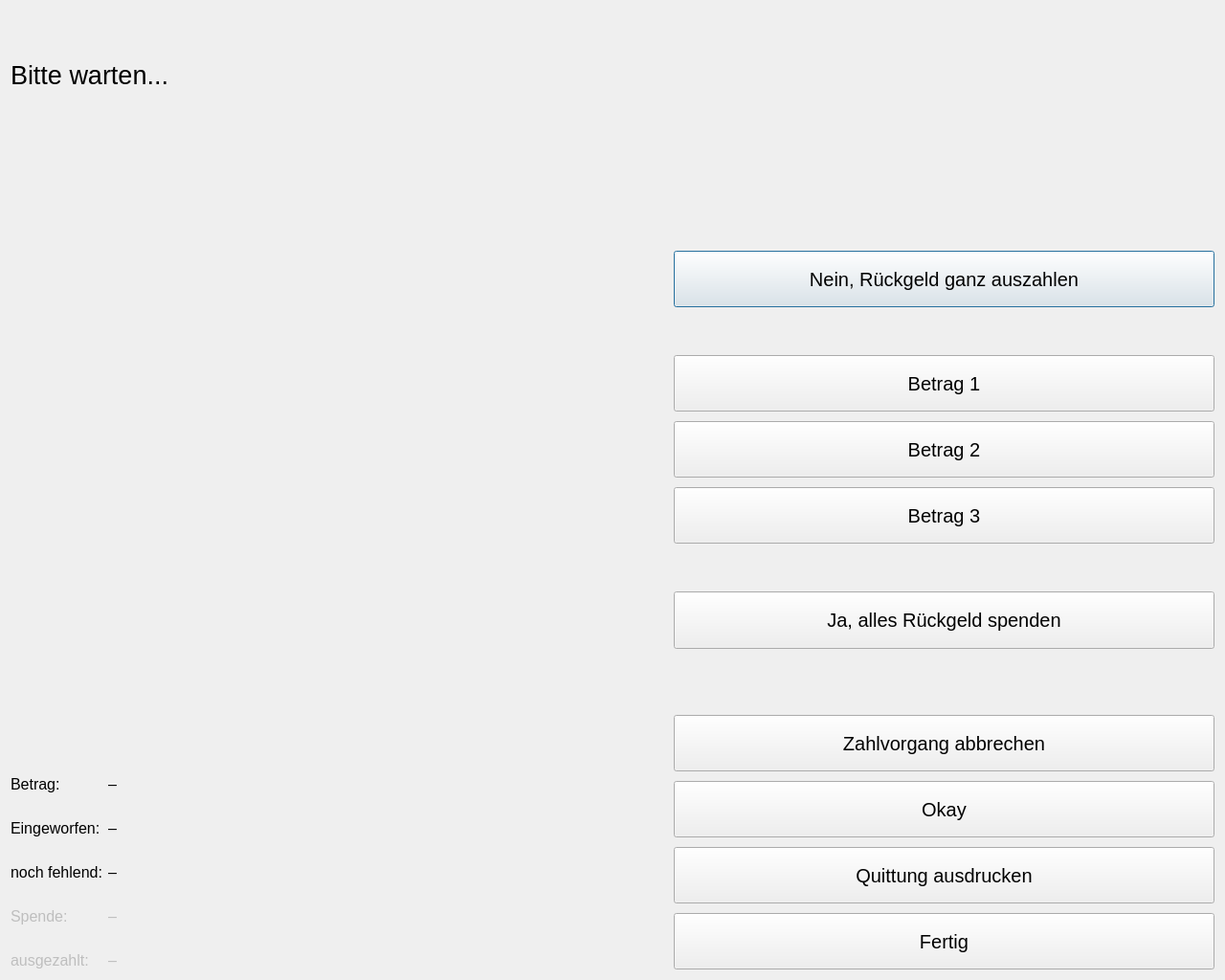
<?xml version="1.0" encoding="UTF-8"?>
<ui version="4.0">
 <class>PayupCashDialog</class>
 <widget class="QDialog" name="PayupCashDialog">
  <property name="geometry">
   <rect>
    <x>0</x>
    <y>0</y>
    <width>1280</width>
    <height>1024</height>
   </rect>
  </property>
  <property name="font">
   <font>
    <pointsize>15</pointsize>
   </font>
  </property>
  <property name="windowTitle">
   <string>Bargeldzahlung</string>
  </property>
  <property name="modal">
   <bool>true</bool>
  </property>
  <layout class="QVBoxLayout" name="verticalLayout" stretch="1,5">
   <item>
    <widget class="QLabel" name="label_status">
     <property name="font">
      <font>
       <pointsize>20</pointsize>
      </font>
     </property>
     <property name="text">
      <string>Bitte warten...
 </string>
     </property>
     <property name="wordWrap">
      <bool>true</bool>
     </property>
     <property name="margin">
      <number>20</number>
     </property>
    </widget>
   </item>
   <item>
    <layout class="QHBoxLayout" name="horizontalLayout" stretch="0,1,1">
     <item>
      <layout class="QVBoxLayout" name="verticalLayout_3">
       <item>
        <spacer name="verticalSpacer_5">
         <property name="orientation">
          <enum>Qt::Vertical</enum>
         </property>
         <property name="sizeHint" stdset="0">
          <size>
           <width>13</width>
           <height>29</height>
          </size>
         </property>
        </spacer>
       </item>
       <item>
        <layout class="QFormLayout" name="formLayout">
         <property name="fieldGrowthPolicy">
          <enum>QFormLayout::ExpandingFieldsGrow</enum>
         </property>
         <item row="0" column="0">
          <widget class="QLabel" name="label_3">
           <property name="font">
            <font>
             <pointsize>12</pointsize>
            </font>
           </property>
           <property name="text">
            <string>Betrag:</string>
           </property>
          </widget>
         </item>
         <item row="0" column="1">
          <widget class="QLabel" name="label_toPay">
           <property name="font">
            <font>
             <pointsize>12</pointsize>
            </font>
           </property>
           <property name="text">
            <string>–</string>
           </property>
          </widget>
         </item>
         <item row="1" column="1">
          <spacer name="verticalSpacer_2">
           <property name="orientation">
            <enum>Qt::Vertical</enum>
           </property>
           <property name="sizeType">
            <enum>QSizePolicy::Fixed</enum>
           </property>
           <property name="sizeHint" stdset="0">
            <size>
             <width>20</width>
             <height>15</height>
            </size>
           </property>
          </spacer>
         </item>
         <item row="2" column="0">
          <widget class="QLabel" name="label_4">
           <property name="font">
            <font>
             <pointsize>12</pointsize>
            </font>
           </property>
           <property name="text">
            <string>Eingeworfen:</string>
           </property>
          </widget>
         </item>
         <item row="2" column="1">
          <widget class="QLabel" name="label_received">
           <property name="font">
            <font>
             <pointsize>12</pointsize>
            </font>
           </property>
           <property name="text">
            <string>–</string>
           </property>
          </widget>
         </item>
         <item row="3" column="1">
          <spacer name="verticalSpacer_3">
           <property name="orientation">
            <enum>Qt::Vertical</enum>
           </property>
           <property name="sizeType">
            <enum>QSizePolicy::Fixed</enum>
           </property>
           <property name="sizeHint" stdset="0">
            <size>
             <width>20</width>
             <height>15</height>
            </size>
           </property>
          </spacer>
         </item>
         <item row="4" column="0">
          <widget class="QLabel" name="label_missing_text">
           <property name="font">
            <font>
             <pointsize>12</pointsize>
            </font>
           </property>
           <property name="text">
            <string>noch fehlend:</string>
           </property>
          </widget>
         </item>
         <item row="4" column="1">
          <widget class="QLabel" name="label_missing">
           <property name="font">
            <font>
             <pointsize>12</pointsize>
            </font>
           </property>
           <property name="text">
            <string>–</string>
           </property>
          </widget>
         </item>
         <item row="5" column="1">
          <spacer name="verticalSpacer_7">
           <property name="orientation">
            <enum>Qt::Vertical</enum>
           </property>
           <property name="sizeType">
            <enum>QSizePolicy::Fixed</enum>
           </property>
           <property name="sizeHint" stdset="0">
            <size>
             <width>20</width>
             <height>15</height>
            </size>
           </property>
          </spacer>
         </item>
         <item row="6" column="0">
          <widget class="QLabel" name="label_return_donation_text">
           <property name="enabled">
            <bool>false</bool>
           </property>
           <property name="font">
            <font>
             <pointsize>12</pointsize>
            </font>
           </property>
           <property name="text">
            <string>Spende:</string>
           </property>
          </widget>
         </item>
         <item row="6" column="1">
          <widget class="QLabel" name="label_return_donation">
           <property name="enabled">
            <bool>false</bool>
           </property>
           <property name="font">
            <font>
             <pointsize>12</pointsize>
            </font>
           </property>
           <property name="text">
            <string>–</string>
           </property>
          </widget>
         </item>
         <item row="7" column="1">
          <spacer name="verticalSpacer_9">
           <property name="orientation">
            <enum>Qt::Vertical</enum>
           </property>
           <property name="sizeType">
            <enum>QSizePolicy::Fixed</enum>
           </property>
           <property name="sizeHint" stdset="0">
            <size>
             <width>20</width>
             <height>15</height>
            </size>
           </property>
          </spacer>
         </item>
         <item row="8" column="0">
          <widget class="QLabel" name="label_payout_current_text">
           <property name="enabled">
            <bool>false</bool>
           </property>
           <property name="font">
            <font>
             <pointsize>12</pointsize>
            </font>
           </property>
           <property name="text">
            <string>ausgezahlt:</string>
           </property>
          </widget>
         </item>
         <item row="8" column="1">
          <widget class="QLabel" name="label_payout_current">
           <property name="enabled">
            <bool>false</bool>
           </property>
           <property name="font">
            <font>
             <pointsize>12</pointsize>
            </font>
           </property>
           <property name="text">
            <string>–</string>
           </property>
          </widget>
         </item>
        </layout>
       </item>
      </layout>
     </item>
     <item>
      <spacer name="verticalSpacer_8">
       <property name="orientation">
        <enum>Qt::Horizontal</enum>
       </property>
       <property name="sizeHint" stdset="0">
        <size>
         <width>40</width>
         <height>20</height>
        </size>
       </property>
      </spacer>
     </item>
     <item>
      <layout class="QVBoxLayout" name="verticalLayout_2">
       <property name="spacing">
        <number>10</number>
       </property>
       <item>
        <spacer name="verticalSpacer_11">
         <property name="orientation">
          <enum>Qt::Vertical</enum>
         </property>
         <property name="sizeType">
          <enum>QSizePolicy::Fixed</enum>
         </property>
         <property name="sizeHint" stdset="0">
          <size>
           <width>20</width>
           <height>20</height>
          </size>
         </property>
        </spacer>
       </item>
       <item>
        <spacer name="verticalSpacer_10">
         <property name="orientation">
          <enum>Qt::Vertical</enum>
         </property>
         <property name="sizeHint" stdset="0">
          <size>
           <width>20</width>
           <height>20</height>
          </size>
         </property>
        </spacer>
       </item>
       <item>
        <widget class="QPushButton" name="pushButton_return">
         <property name="enabled">
          <bool>true</bool>
         </property>
         <property name="sizePolicy">
          <sizepolicy hsizetype="Expanding" vsizetype="Expanding">
           <horstretch>0</horstretch>
           <verstretch>0</verstretch>
          </sizepolicy>
         </property>
         <property name="text">
          <string>Nein, Rückgeld ganz auszahlen</string>
         </property>
        </widget>
       </item>
       <item>
        <spacer name="verticalSpacer_6">
         <property name="orientation">
          <enum>Qt::Vertical</enum>
         </property>
         <property name="sizeType">
          <enum>QSizePolicy::Fixed</enum>
         </property>
         <property name="sizeHint" stdset="0">
          <size>
           <width>20</width>
           <height>40</height>
          </size>
         </property>
        </spacer>
       </item>
       <item>
        <widget class="QPushButton" name="pushButton_donate1">
         <property name="enabled">
          <bool>true</bool>
         </property>
         <property name="sizePolicy">
          <sizepolicy hsizetype="Expanding" vsizetype="Expanding">
           <horstretch>0</horstretch>
           <verstretch>0</verstretch>
          </sizepolicy>
         </property>
         <property name="text">
          <string>Betrag 1</string>
         </property>
        </widget>
       </item>
       <item>
        <widget class="QPushButton" name="pushButton_donate2">
         <property name="enabled">
          <bool>true</bool>
         </property>
         <property name="sizePolicy">
          <sizepolicy hsizetype="Expanding" vsizetype="Expanding">
           <horstretch>0</horstretch>
           <verstretch>0</verstretch>
          </sizepolicy>
         </property>
         <property name="text">
          <string>Betrag 2</string>
         </property>
        </widget>
       </item>
       <item>
        <widget class="QPushButton" name="pushButton_donate3">
         <property name="enabled">
          <bool>true</bool>
         </property>
         <property name="sizePolicy">
          <sizepolicy hsizetype="Expanding" vsizetype="Expanding">
           <horstretch>0</horstretch>
           <verstretch>0</verstretch>
          </sizepolicy>
         </property>
         <property name="text">
          <string>Betrag 3</string>
         </property>
        </widget>
       </item>
       <item>
        <spacer name="verticalSpacer_4">
         <property name="orientation">
          <enum>Qt::Vertical</enum>
         </property>
         <property name="sizeType">
          <enum>QSizePolicy::Fixed</enum>
         </property>
         <property name="sizeHint" stdset="0">
          <size>
           <width>20</width>
           <height>40</height>
          </size>
         </property>
        </spacer>
       </item>
       <item>
        <widget class="QPushButton" name="pushButton_donate">
         <property name="enabled">
          <bool>true</bool>
         </property>
         <property name="sizePolicy">
          <sizepolicy hsizetype="Expanding" vsizetype="Expanding">
           <horstretch>0</horstretch>
           <verstretch>0</verstretch>
          </sizepolicy>
         </property>
         <property name="text">
          <string>Ja, alles Rückgeld spenden</string>
         </property>
        </widget>
       </item>
       <item>
        <spacer name="verticalSpacer_12">
         <property name="orientation">
          <enum>Qt::Vertical</enum>
         </property>
         <property name="sizeHint" stdset="0">
          <size>
           <width>20</width>
           <height>20</height>
          </size>
         </property>
        </spacer>
       </item>
       <item>
        <widget class="QPushButton" name="pushButton_cancel">
         <property name="sizePolicy">
          <sizepolicy hsizetype="Expanding" vsizetype="Expanding">
           <horstretch>0</horstretch>
           <verstretch>0</verstretch>
          </sizepolicy>
         </property>
         <property name="text">
          <string>Zahlvorgang abbrechen</string>
         </property>
         <property name="icon">
          <iconset theme="dialog-cancel">
           <normaloff>../../../../../../../../../home/max/.designer/backup</normaloff>../../../../../../../../../home/max/.designer/backup</iconset>
         </property>
        </widget>
       </item>
       <item>
        <widget class="QPushButton" name="pushButton_acceptLowPayout">
         <property name="enabled">
          <bool>true</bool>
         </property>
         <property name="sizePolicy">
          <sizepolicy hsizetype="Expanding" vsizetype="Expanding">
           <horstretch>0</horstretch>
           <verstretch>0</verstretch>
          </sizepolicy>
         </property>
         <property name="text">
          <string>Okay</string>
         </property>
         <property name="icon">
          <iconset theme="dialog-ok">
           <normaloff>../../../../../../../../../home/max/.designer/backup</normaloff>../../../../../../../../../home/max/.designer/backup</iconset>
         </property>
        </widget>
       </item>
       <item>
        <widget class="QPushButton" name="pushButton_receipt">
         <property name="sizePolicy">
          <sizepolicy hsizetype="Expanding" vsizetype="Expanding">
           <horstretch>0</horstretch>
           <verstretch>0</verstretch>
          </sizepolicy>
         </property>
         <property name="text">
          <string>Quittung ausdrucken</string>
         </property>
         <property name="icon">
          <iconset theme="document-print"/>
         </property>
        </widget>
       </item>
       <item>
        <widget class="QPushButton" name="pushButton_finish">
         <property name="sizePolicy">
          <sizepolicy hsizetype="Expanding" vsizetype="Expanding">
           <horstretch>0</horstretch>
           <verstretch>0</verstretch>
          </sizepolicy>
         </property>
         <property name="text">
          <string>Fertig</string>
         </property>
         <property name="icon">
          <iconset theme="dialog-ok">
           <normaloff>../../../../../../../../../home/max/.designer/backup</normaloff>../../../../../../../../../home/max/.designer/backup</iconset>
         </property>
        </widget>
       </item>
      </layout>
     </item>
    </layout>
   </item>
  </layout>
 </widget>
 <resources/>
 <connections>
  <connection>
   <sender>pushButton_cancel</sender>
   <signal>clicked()</signal>
   <receiver>PayupCashDialog</receiver>
   <slot>reject()</slot>
   <hints>
    <hint type="sourcelabel">
     <x>998</x>
     <y>640</y>
    </hint>
    <hint type="destinationlabel">
     <x>288</x>
     <y>226</y>
    </hint>
   </hints>
  </connection>
  <connection>
   <sender>pushButton_finish</sender>
   <signal>clicked()</signal>
   <receiver>PayupCashDialog</receiver>
   <slot>accept()</slot>
   <hints>
    <hint type="sourcelabel">
     <x>867</x>
     <y>671</y>
    </hint>
    <hint type="destinationlabel">
     <x>590</x>
     <y>661</y>
    </hint>
   </hints>
  </connection>
 </connections>
</ui>
